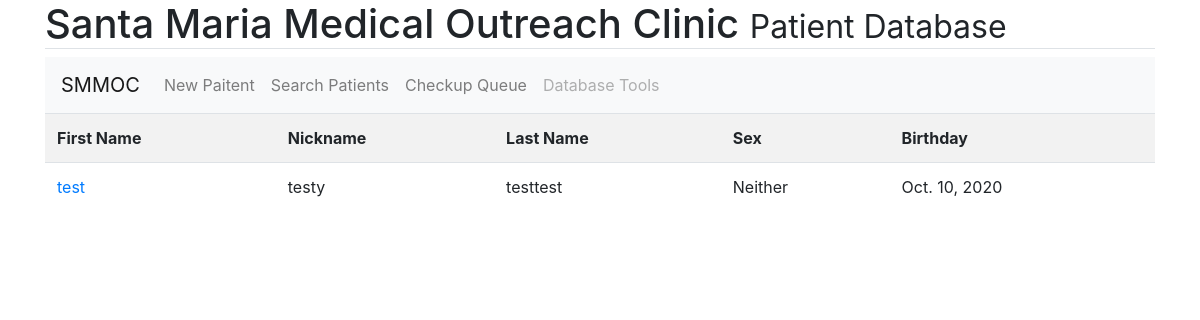
/checkup_queue, run on an earlier commit of the app's database.
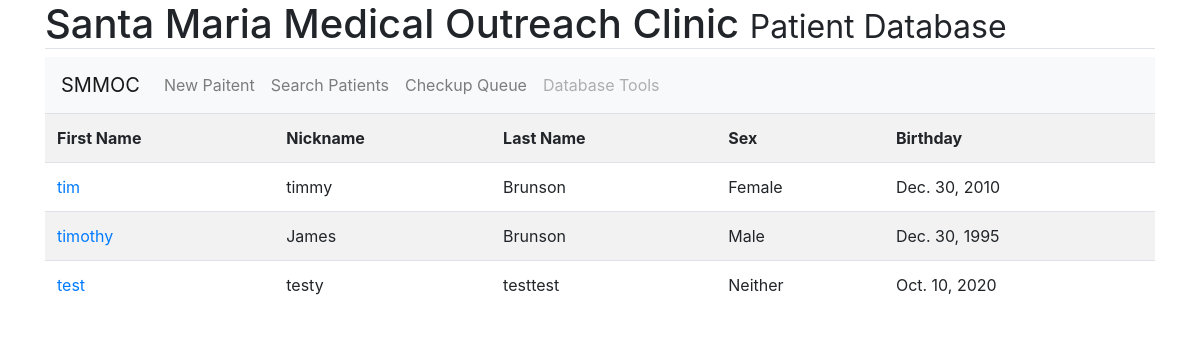
And on a later commit of the database.
### patientRecords/models.py (models this page shows, shortened)
class PatientInfo(models.Model):
    first_name = models.CharField(max_length=100)
    nickname = models.CharField(max_length=100, blank=True)
    last_name = models.CharField(max_length=100)
    date_of_birth = models.DateField(auto_now=False, auto_now_add=False)
    school_grade = models.CharField(max_length=15, blank=True)
    MALE = 'Male'
    FEMALE = 'Female'
    NEITHER = 'Neither'
    SEX_CHOICES =(
        (MALE, 'Male'),
        (FEMALE, 'Female'),
        (NEITHER,'Neither'),
    )
    sex = models.CharField(max_length=7, choices=SEX_CHOICES, default=NEITHER)
    SANTA_MARIA = 'Santa Maria'
    SAN_JOSE = 'San Jose'
    PREPA = 'Prepa'
    NONE = 'None'
    SCHOOL_CHOICES=(
        (SANTA_MARIA, 'Santa Maria'),
        (SAN_JOSE, 'San Jose'),
        (PREPA, 'Prepa'),
        (NONE, 'None')
    )
    school = models.CharField(max_length=20, choices=SCHOOL_CHOICES, default=NONE)

### patientRecords/views.py (the view)
# urls.py: path('checkup_queue', views.CheckupQueue, name='checkup_queue'),
def CheckupQueue(request):
    pk_list = CheckIn.objects.filter(checkin_complete=False).values_list('patient_id')
    patient_list = PatientInfo.objects.filter(pk__in=pk_list)
    return render(request, 'patientRecords/checkup_queue.html', {'patient_list': patient_list
    })

### patientRecords/templates/patientRecords/checkup_queue.html (shortened to what this page needs)
{% extends 'base_layout.html' %}
{% load bootstrap4 %}
{% block content %}
<div class="container">
  {% if patient_list %}
    <table class="table table-striped">
      <tr>
        <th scope="col">First Name</th>
        <th scope="col">Nickname</th>
        <th scope="col">Last Name</th>
        <th scope="col">Sex</th>
        <th scope="col">Birthday</th>
      </tr>
    {% for patient in patient_list.all %}
      <tr>
        <td><a href="{% url 'patientRecords:checkup_form' patient.id %}">{{patient.first_name}}</a></td>
        <td>{{patient.nickname}}</td>
        <td>{{patient.last_name}}</td>
        <td>{{patient.sex}}</td>
        <td>{{patient.date_of_birth}}</td>
      </tr>
    {%  endfor %}
    </table>
  {% else %}
    <p>No patients available</p>
  {% endif %}
</div>
{% endblock %}

What changed in the data, as far as the page shows it:
now on this page (row edited): PatientInfo: first_name "tim", nickname "timmy", last_name "Brunson", sex "Female", date_of_birth "Dec. 30, 2010"
now on this page (row unchanged): PatientInfo: first_name "timothy", nickname "James", last_name "Brunson", sex "Male", date_of_birth "Dec. 30, 1995"
